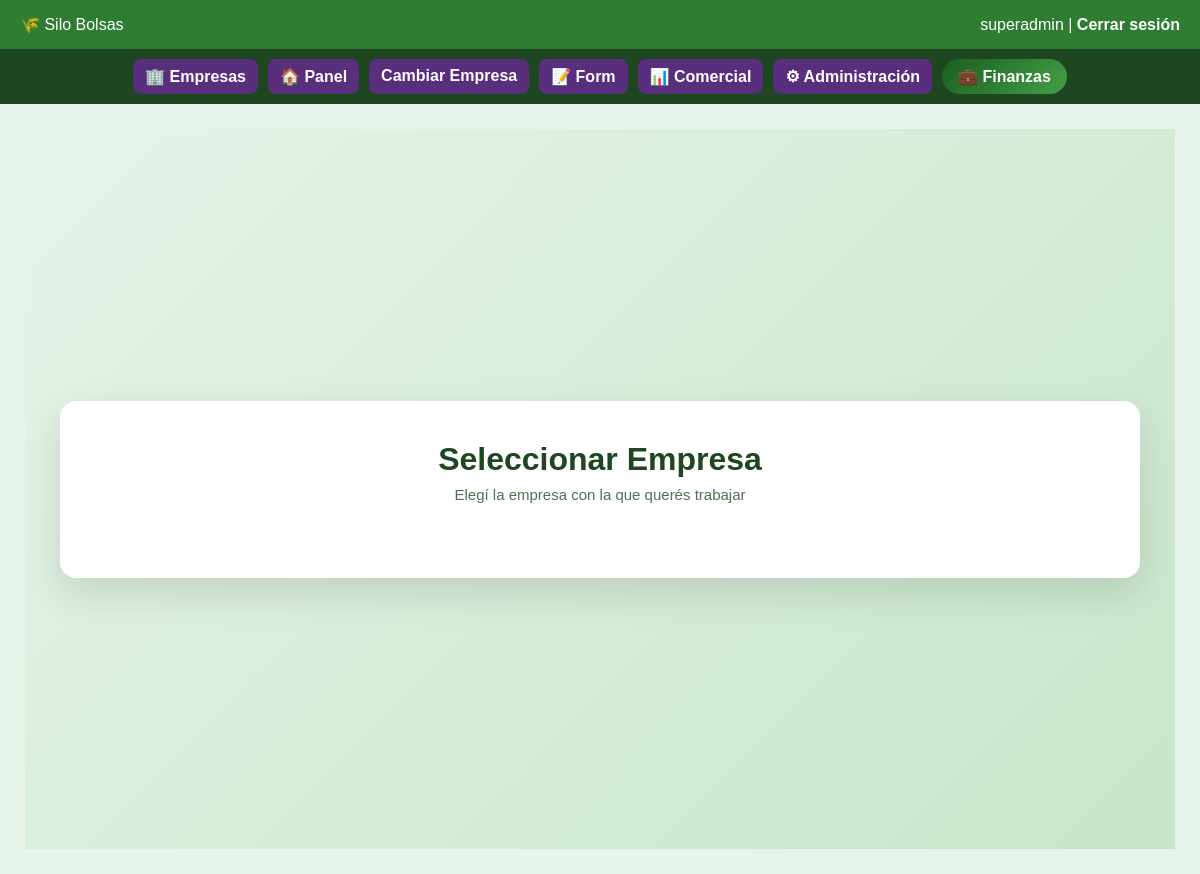
The page /panel (signed in) on the database as committed earlier.
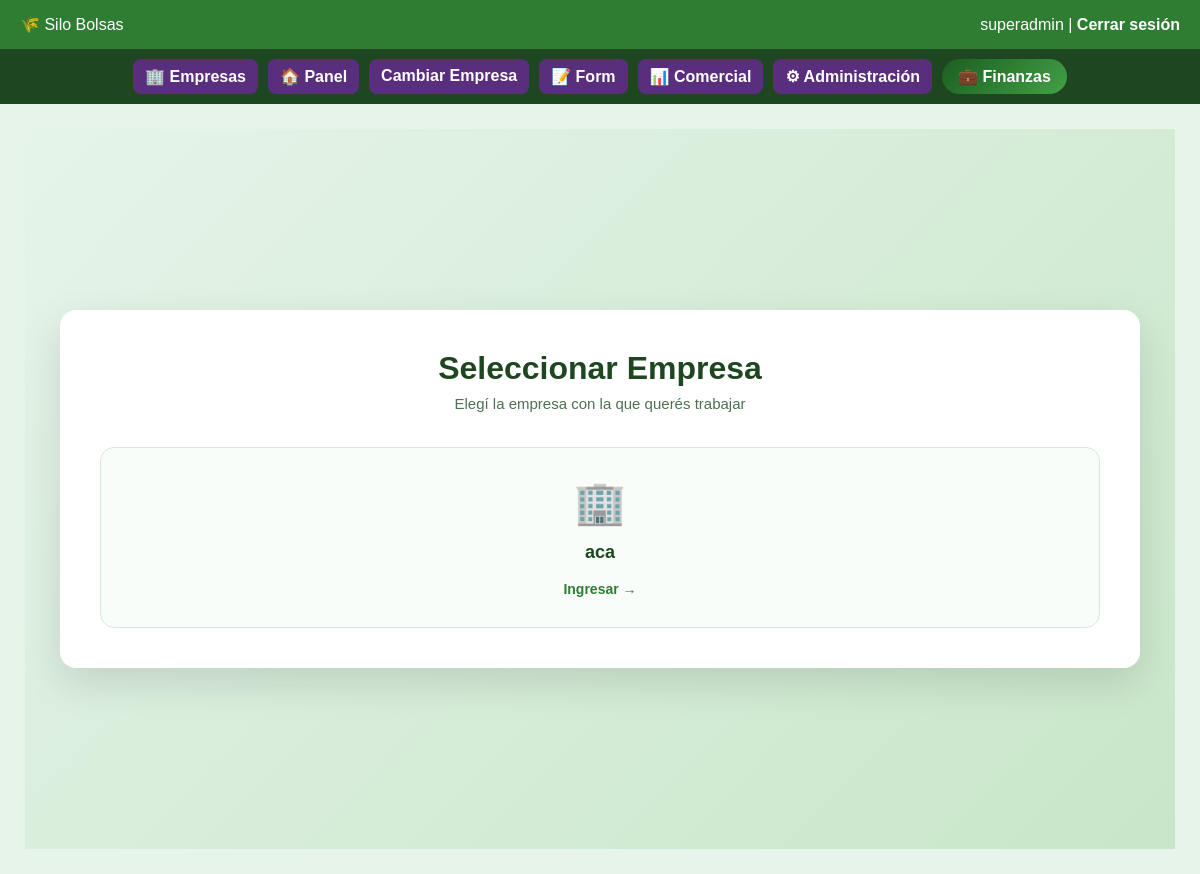
The same page on the database as committed later.
### tables this page shows
CREATE TABLE empresas (
            id INTEGER PRIMARY KEY AUTOINCREMENT,
            nombre TEXT UNIQUE NOT NULL,
            fecha_alta TEXT NOT NULL,
            tipo_contrato TEXT,
            fecha_vencimiento TEXT,
            activa INTEGER DEFAULT 1,
            criterio_futuro TEXT
        );

### panel/routes.py (the view, shortened to what this page needs)
@panel_bp.route("/")
@panel_bp.route("/panel")
@login_required
def panel():
    if not tiene_permiso("panel"):
        return acceso_denegado("panel")
    conn = get_db()
    if current_user.es_superadmin:
        if "empresa_contexto" not in session:
            empresas = conn.execute("""
                SELECT id, nombre
                FROM empresas
                WHERE activa = 1
                ORDER BY nombre
            """).fetchall()
            conn.close()
            return render_template(
                "seleccionar_empresa.html",
                empresas=empresas
            )
        empresa_id = session["empresa_contexto"]
    else:
        empresa_id = current_user.empresa_id

### app.py (called while the page is built, shortened)
@app.context_processor
def inject_permisos():
    return dict(tiene_permiso=tiene_permiso)

@app.context_processor
def inject_estado_contrato():
    empresa_alerta = None
    empresa_vencida = False
    return dict(
        empresa_alerta=empresa_alerta,
        empresa_vencida=empresa_vencida
    )

@app.context_processor
def inject_empresa_contexto():
    empresa_nombre = None
    if current_user.is_authenticated and current_user.es_superadmin:
        empresa_id = empresa_actual()
    return dict(empresa_activa=empresa_nombre)

### auth/models.py (called while the page is built)
    @staticmethod
    def get(user_id):
        conn = get_db()
        row = conn.execute(
            "SELECT * FROM usuarios WHERE id=?",
            (user_id,)
        ).fetchone()
        conn.close()
        if row:
            return User(row)
        return None

### auth/routes.py (called while the page is built)
@login_manager.user_loader
def load_user(user_id):
    return User.get(user_id)

### db.py (called while the page is built)
def get_db():
    conn = sqlite3.connect(DB_NAME)
    conn.row_factory = sqlite3.Row
    return conn

### panel/routes.py (called while the page is built)
def empresa_actual():
    if current_user.es_superadmin:
        return session.get("empresa_contexto")
    return current_user.empresa_id

### templates/seleccionar_empresa.html (shortened to what this page needs)
{% extends "base.html" %}
{% block contenido %}
<div class="selector-bg">
    <div class="selector-card">
        <div class="selector-header">
            <h1>Seleccionar Empresa</h1>
            <p>Elegí la empresa con la que querés trabajar</p>
        </div>
        <div class="empresa-grid">
            {% for e in empresas %}
            <a href="{{ url_for('panel.seleccionar_empresa', id=e.id) }}"
               class="empresa-card">
                <div class="empresa-icon">🏢</div>
                <div class="empresa-nombre">{{ e.nombre }}</div>
                <div class="empresa-cta">
                    Ingresar →
                </div>
            </a>
            {% endfor %}
        </div>
    </div>
</div>
{% endblock %}

Rows that differ between the two databases and show on the page:
added empresas: nombre "aca"
